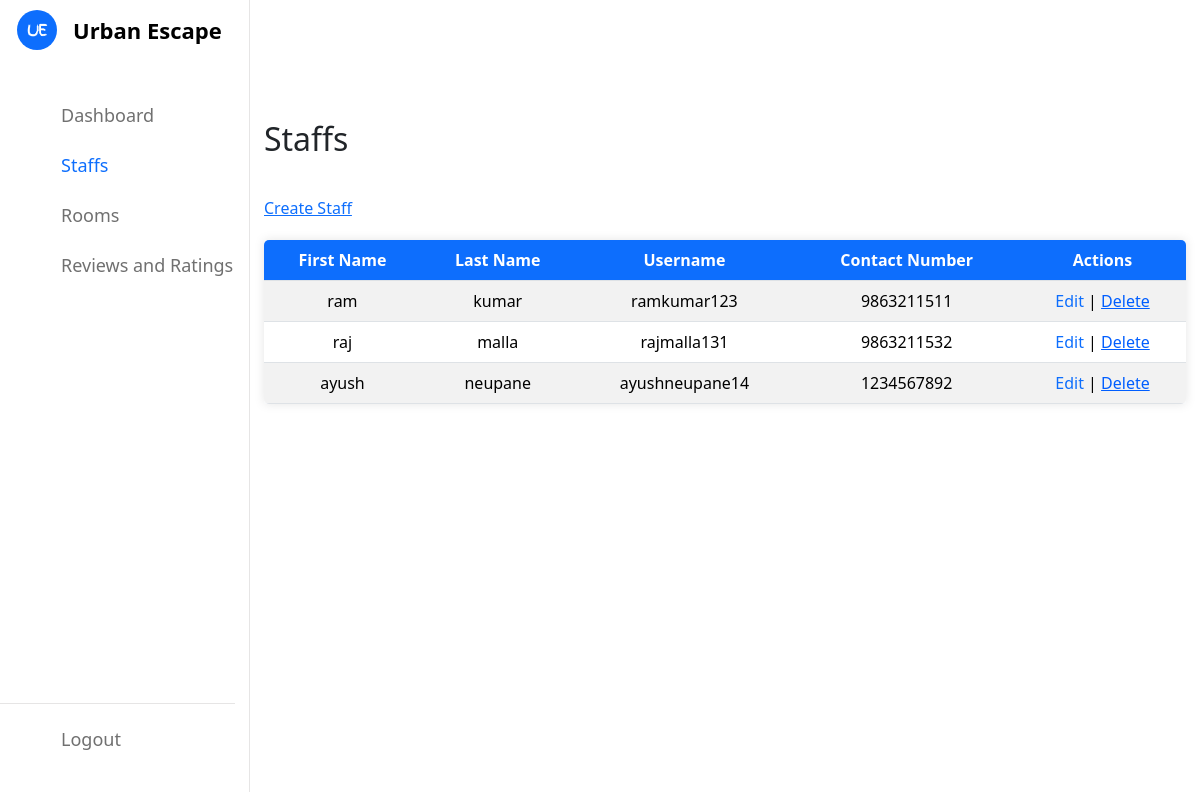
The page /staffs/ on the database as committed earlier.
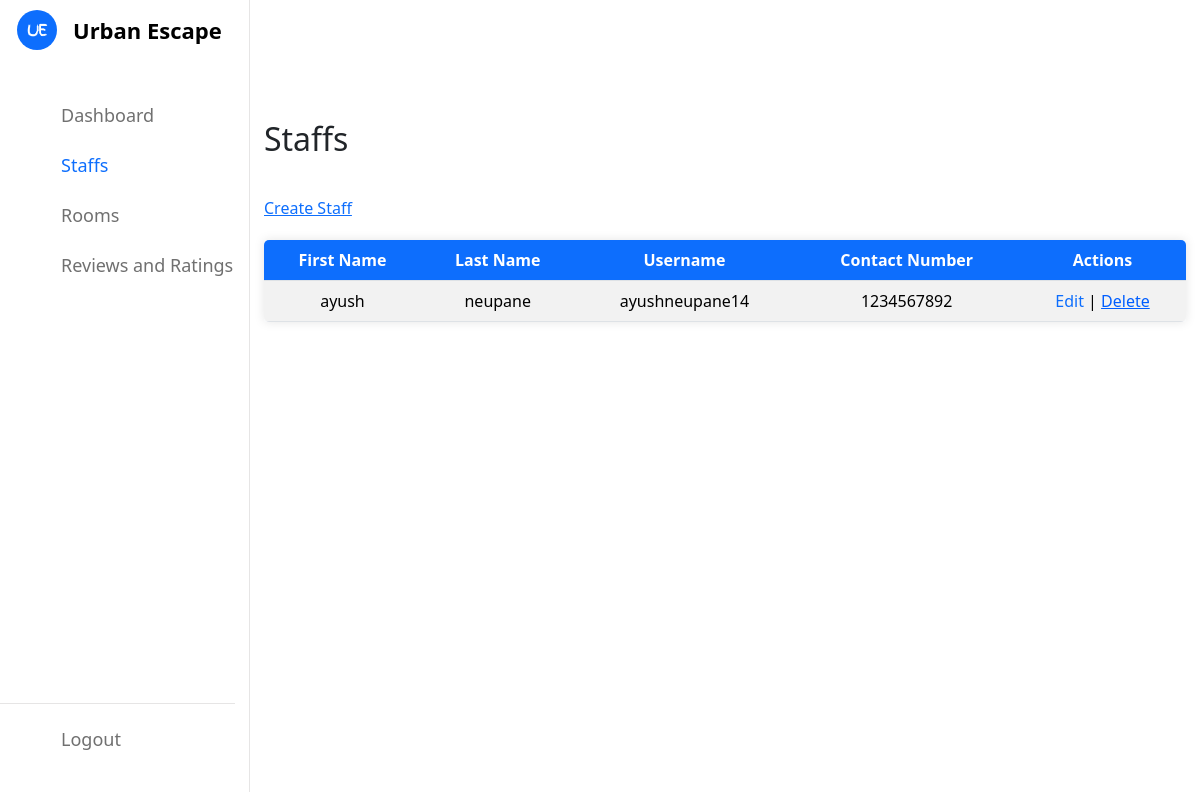
The same page on the database as committed later.
### authentication/models.py (models this page shows, shortened)
class CustomUser(AbstractUser):
    contact_number = models.CharField(max_length=10)
    is_staff = models.BooleanField(default=False)
    email_token = models.CharField(max_length=200, blank=True, null=True)
    is_verified = models.BooleanField(default=False)
    password_reset_token = models.CharField(max_length=200, blank=True, null=True)

### dashboard/views.py (the view)
# urls.py: path('staffs/', views.Staffs, name='staffs'),
def Staffs(request):
    staff_members = CustomUser.objects.filter(is_staff=True,is_verified=True)
    context = {
        'staff_members': staff_members
    }
    return render(request, 'dashboard/staffs.html', context)

### dashboard/templates/dashboard/staffs.html (shortened to what this page needs)
{% load static %}
<!DOCTYPE html>
<html lang="en">
<head>
    <link href="https://cdn.jsdelivr.net/npm/bootstrap@5.3.3/dist/css/bootstrap.min.css" rel="stylesheet"
 />
    <link rel="stylesheet" href="{% static 'dashboard/styles/dashboard.css' %}">
    <link rel="stylesheet" href="https://unicons.iconscout.com/release/v4.0.0/css/line.css">
</head>
<body>
    <nav>
        <div class="logo-name">
            <div class="logo-image">
                <img src="{% static 'dashboard/images/logo.png' %}" alt="">
            </div>
            <span class="logo_name" style=>Urban Escape</span>
        </div>
        <div class="menu-items" style="margin-left: -30px;">
            <ul class="nav-links">
                <li><a href="/admin-dashboard">
                        <i class="uil uil-tachometer-fast-alt"></i>
                        <span class="link-name">Dashboard</span>
                    </a></li>
                <li><a href="/staffs">
                        <i class="uil uil-users-alt" style="color: #0d6efd;"></i>
                        <span class="link-name" style="color: #0d6efd;">Staffs</span>
                    </a></li>
                <li><a href="/rooms">
                        <i class="uil uil-bed"></i>
                        <span class="link-name">Rooms</span>
                    </a></li>
                <li><a href="/admin-reviews-ratings">
                        <i class="uil uil-comments"></i>
                        <span class="link-name">Reviews and Ratings</span>
                    </a></li>
            </ul>
            <ul class="logout-mode">
                <li><a href="/logout">
                        <i class="uil uil-signout"></i>
                        <span class="link-name">Logout</span>
                    </a></li>
                <li class="mode">
                    <div class="mode-toggle">
                    </div>
                </li>
            </ul>
        </div>
    </nav>
    <section class="dashboard">
        <div class="top">
            <div class="search-box">
            </div>
        </div>
        <div class="dash-content">
            <div class="overview">
                <div class="title">
                    <h2>Staffs</h2>
                </div>
                <div class="">
                    <span><a href="/create-staff">Create Staff</a></span>
                </div>
                <div class="table-container">
                    <table class="table table-striped bordered-table">
                        <thead>
                            <tr>
                                <th>First Name</th>
                                <th>Last Name</th>
                                <th>Username</th>
                                <th>Contact Number</th>
                                <th>Actions</th>
                            </tr>
                        </thead>
                        <tbody>
                            {% for staff_member in staff_members %}
                            <tr id="{{ staff_member.id }}">
                                <td>{{ staff_member.first_name }}</td>
                                <td>{{ staff_member.last_name }}</td>
                                <td>{{ staff_member.username }}</td>
                                <td>{{ staff_member.contact_number }}</td>
                                <td>
                                    <a href="/edit-staff/ {{ staff_member.id }}">Edit</a> |
                                    <a style="color: rgb(0, 94, 255);text-decoration: underline;cursor: pointer;"
                                        onclick='deletes("{{ staff_member.id }}")'>Delete</a>
                                </td>
                            </tr>
                            {% endfor %}
                        </tbody>
                    </table>
                </div>
            </div>
    </section>
</body>
</html>

Rows that differ between the two databases and show on the page:
removed CustomUser: first_name "ram", last_name "kumar", username "ramkumar123", contact_number "9863211511"
removed CustomUser: first_name "raj", last_name "malla", username "rajmalla131", contact_number "9863211532"
